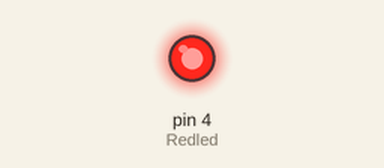
Simulated run of this sketch. Board: Arduino Uno, built with avr-gcc and run on an emulated ATmega328P. Parts: output pins drawn as LEDs (lit = HIGH).

Above: at 1.0 s.
At 5.5 s:
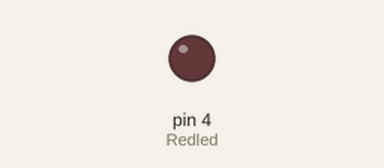
Timing chart, 0 to 6.9 s (numbered marks = the images above):
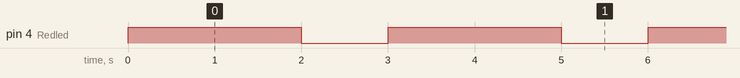

Measured:
- by itself, pin 4 (Redled): alternates HIGH for 2.0 s and LOW for 1.0 s

The sketch:

sketch_jun01b.ino
```cpp
const int Redled=4;
void setup() {

  pinMode(Redled,OUTPUT);

}

void loop() {

  digitalWrite(Redled,HIGH);
  delay(2000);
  digitalWrite(Redled,LOW);
  delay(1000);

}
```
